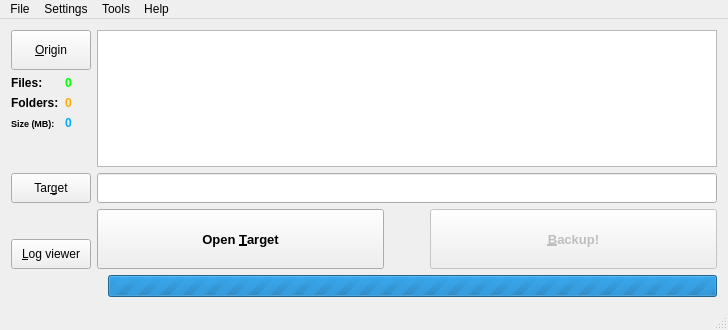
<?xml version="1.0" encoding="UTF-8"?>
<ui version="4.0">
 <class>BUMain</class>
 <widget class="QMainWindow" name="BUMain">
  <property name="geometry">
   <rect>
    <x>0</x>
    <y>0</y>
    <width>728</width>
    <height>330</height>
   </rect>
  </property>
  <property name="windowTitle">
   <string>QBack</string>
  </property>
  <property name="windowIcon">
   <iconset resource="img/icons.qrc">
    <normaloff>:/icons/backup.png</normaloff>:/icons/backup.png</iconset>
  </property>
  <widget class="QWidget" name="centralWidget">
   <layout class="QGridLayout" name="gridLayout_2">
    <item row="0" column="0">
     <layout class="QHBoxLayout" name="horizontalLayout_3">
      <item>
       <layout class="QVBoxLayout" name="verticalLayout">
        <property name="sizeConstraint">
         <enum>QLayout::SetMinAndMaxSize</enum>
        </property>
        <item>
         <widget class="QPushButton" name="originButton">
          <property name="sizePolicy">
           <sizepolicy hsizetype="Minimum" vsizetype="Fixed">
            <horstretch>0</horstretch>
            <verstretch>0</verstretch>
           </sizepolicy>
          </property>
          <property name="minimumSize">
           <size>
            <width>0</width>
            <height>40</height>
           </size>
          </property>
          <property name="text">
           <string>&amp;Origin</string>
          </property>
          <property name="icon">
           <iconset resource="img/icons.qrc">
            <normaloff>:/icons/file.png</normaloff>:/icons/file.png</iconset>
          </property>
         </widget>
        </item>
        <item>
         <layout class="QGridLayout" name="gridLayout">
          <property name="sizeConstraint">
           <enum>QLayout::SetNoConstraint</enum>
          </property>
          <item row="0" column="0">
           <widget class="QLabel" name="filesLabel">
            <property name="sizePolicy">
             <sizepolicy hsizetype="Fixed" vsizetype="Preferred">
              <horstretch>0</horstretch>
              <verstretch>0</verstretch>
             </sizepolicy>
            </property>
            <property name="font">
             <font>
              <weight>75</weight>
              <bold>true</bold>
             </font>
            </property>
            <property name="text">
             <string>Files:</string>
            </property>
           </widget>
          </item>
          <item row="0" column="1">
           <widget class="QLabel" name="fileCountLabel">
            <property name="font">
             <font>
              <weight>75</weight>
              <bold>true</bold>
             </font>
            </property>
            <property name="styleSheet">
             <string notr="true">color: rgb(0, 255, 0);</string>
            </property>
            <property name="text">
             <string>0</string>
            </property>
           </widget>
          </item>
          <item row="1" column="0">
           <widget class="QLabel" name="foldersLabel">
            <property name="font">
             <font>
              <weight>75</weight>
              <bold>true</bold>
             </font>
            </property>
            <property name="text">
             <string>Folders:</string>
            </property>
           </widget>
          </item>
          <item row="1" column="1">
           <widget class="QLabel" name="folderCountLabel">
            <property name="font">
             <font>
              <weight>75</weight>
              <bold>true</bold>
             </font>
            </property>
            <property name="styleSheet">
             <string notr="true">color: rgb(255, 170, 0);</string>
            </property>
            <property name="text">
             <string>0</string>
            </property>
           </widget>
          </item>
          <item row="2" column="0">
           <widget class="QLabel" name="totalSizeLabel">
            <property name="font">
             <font>
              <pointsize>7</pointsize>
              <weight>75</weight>
              <bold>true</bold>
             </font>
            </property>
            <property name="text">
             <string>Size (MB):</string>
            </property>
           </widget>
          </item>
          <item row="2" column="1">
           <widget class="QLabel" name="totalFileSizeValueLabel">
            <property name="font">
             <font>
              <weight>75</weight>
              <bold>true</bold>
             </font>
            </property>
            <property name="styleSheet">
             <string notr="true">color: rgb(0, 170, 255);</string>
            </property>
            <property name="text">
             <string>0</string>
            </property>
           </widget>
          </item>
         </layout>
        </item>
        <item>
         <spacer name="verticalSpacer">
          <property name="orientation">
           <enum>Qt::Vertical</enum>
          </property>
          <property name="sizeHint" stdset="0">
           <size>
            <width>20</width>
            <height>0</height>
           </size>
          </property>
         </spacer>
        </item>
        <item>
         <widget class="QPushButton" name="targetButton">
          <property name="sizePolicy">
           <sizepolicy hsizetype="Minimum" vsizetype="Fixed">
            <horstretch>0</horstretch>
            <verstretch>0</verstretch>
           </sizepolicy>
          </property>
          <property name="minimumSize">
           <size>
            <width>0</width>
            <height>30</height>
           </size>
          </property>
          <property name="text">
           <string>Tar&amp;get</string>
          </property>
          <property name="icon">
           <iconset resource="img/icons.qrc">
            <normaloff>:/icons/openFolder.png</normaloff>:/icons/openFolder.png</iconset>
          </property>
         </widget>
        </item>
        <item>
         <spacer name="verticalSpacer_2">
          <property name="orientation">
           <enum>Qt::Vertical</enum>
          </property>
          <property name="sizeType">
           <enum>QSizePolicy::Minimum</enum>
          </property>
          <property name="sizeHint" stdset="0">
           <size>
            <width>20</width>
            <height>30</height>
           </size>
          </property>
         </spacer>
        </item>
        <item>
         <widget class="QPushButton" name="logViewerButton">
          <property name="sizePolicy">
           <sizepolicy hsizetype="Minimum" vsizetype="Fixed">
            <horstretch>0</horstretch>
            <verstretch>0</verstretch>
           </sizepolicy>
          </property>
          <property name="minimumSize">
           <size>
            <width>0</width>
            <height>30</height>
           </size>
          </property>
          <property name="text">
           <string>&amp;Log viewer</string>
          </property>
          <property name="icon">
           <iconset resource="img/icons.qrc">
            <normaloff>:/icons/log.png</normaloff>:/icons/log.png</iconset>
          </property>
         </widget>
        </item>
       </layout>
      </item>
      <item>
       <layout class="QVBoxLayout" name="verticalLayout_3">
        <item>
         <layout class="QVBoxLayout" name="verticalLayout_2">
          <item>
           <widget class="QTextEdit" name="fromFilesTextArea">
            <property name="font">
             <font>
              <pointsize>10</pointsize>
             </font>
            </property>
            <property name="lineWrapMode">
             <enum>QTextEdit::NoWrap</enum>
            </property>
           </widget>
          </item>
          <item>
           <widget class="QLineEdit" name="toFilesTextField">
            <property name="sizePolicy">
             <sizepolicy hsizetype="Expanding" vsizetype="Fixed">
              <horstretch>0</horstretch>
              <verstretch>0</verstretch>
             </sizepolicy>
            </property>
            <property name="minimumSize">
             <size>
              <width>600</width>
              <height>30</height>
             </size>
            </property>
           </widget>
          </item>
         </layout>
        </item>
        <item>
         <layout class="QHBoxLayout" name="horizontalLayout">
          <property name="sizeConstraint">
           <enum>QLayout::SetDefaultConstraint</enum>
          </property>
          <item>
           <widget class="QPushButton" name="openTargetButton">
            <property name="sizePolicy">
             <sizepolicy hsizetype="Expanding" vsizetype="Fixed">
              <horstretch>0</horstretch>
              <verstretch>0</verstretch>
             </sizepolicy>
            </property>
            <property name="minimumSize">
             <size>
              <width>200</width>
              <height>60</height>
             </size>
            </property>
            <property name="maximumSize">
             <size>
              <width>16777215</width>
              <height>60</height>
             </size>
            </property>
            <property name="sizeIncrement">
             <size>
              <width>0</width>
              <height>0</height>
             </size>
            </property>
            <property name="font">
             <font>
              <pointsize>10</pointsize>
              <weight>75</weight>
              <bold>true</bold>
             </font>
            </property>
            <property name="text">
             <string>Open &amp;Target</string>
            </property>
            <property name="icon">
             <iconset resource="img/icons.qrc">
              <normaloff>:/icons/openTargetFolder.png</normaloff>:/icons/openTargetFolder.png</iconset>
            </property>
            <property name="iconSize">
             <size>
              <width>64</width>
              <height>64</height>
             </size>
            </property>
           </widget>
          </item>
          <item>
           <spacer name="horizontalSpacer">
            <property name="orientation">
             <enum>Qt::Horizontal</enum>
            </property>
            <property name="sizeType">
             <enum>QSizePolicy::Fixed</enum>
            </property>
            <property name="sizeHint" stdset="0">
             <size>
              <width>40</width>
              <height>20</height>
             </size>
            </property>
           </spacer>
          </item>
          <item>
           <widget class="QPushButton" name="backupButton">
            <property name="enabled">
             <bool>false</bool>
            </property>
            <property name="sizePolicy">
             <sizepolicy hsizetype="Expanding" vsizetype="Fixed">
              <horstretch>0</horstretch>
              <verstretch>0</verstretch>
             </sizepolicy>
            </property>
            <property name="minimumSize">
             <size>
              <width>200</width>
              <height>60</height>
             </size>
            </property>
            <property name="maximumSize">
             <size>
              <width>16777215</width>
              <height>60</height>
             </size>
            </property>
            <property name="font">
             <font>
              <pointsize>10</pointsize>
              <weight>75</weight>
              <bold>true</bold>
             </font>
            </property>
            <property name="text">
             <string>&amp;Backup!</string>
            </property>
            <property name="icon">
             <iconset resource="img/icons.qrc">
              <normaloff>:/icons/backupButton.png</normaloff>:/icons/backupButton.png</iconset>
            </property>
            <property name="iconSize">
             <size>
              <width>64</width>
              <height>64</height>
             </size>
            </property>
           </widget>
          </item>
         </layout>
        </item>
       </layout>
      </item>
     </layout>
    </item>
    <item row="1" column="0">
     <layout class="QHBoxLayout" name="horizontalLayout_2">
      <item>
       <spacer name="horizontalSpacer_2">
        <property name="orientation">
         <enum>Qt::Horizontal</enum>
        </property>
        <property name="sizeType">
         <enum>QSizePolicy::Fixed</enum>
        </property>
        <property name="sizeHint" stdset="0">
         <size>
          <width>97</width>
          <height>20</height>
         </size>
        </property>
       </spacer>
      </item>
      <item>
       <widget class="QProgressBar" name="overallCopyProgressBar">
        <property name="maximum">
         <number>0</number>
        </property>
        <property name="value">
         <number>0</number>
        </property>
        <property name="format">
         <string>%p%</string>
        </property>
       </widget>
      </item>
     </layout>
    </item>
   </layout>
  </widget>
  <widget class="QStatusBar" name="statusBar"/>
  <widget class="QMenuBar" name="menuBar">
   <property name="geometry">
    <rect>
     <x>0</x>
     <y>0</y>
     <width>728</width>
     <height>20</height>
    </rect>
   </property>
   <widget class="QMenu" name="menuFile">
    <property name="title">
     <string>File</string>
    </property>
    <addaction name="actionOpen_session"/>
    <addaction name="actionSave_session"/>
    <addaction name="separator"/>
    <addaction name="actionQuit"/>
   </widget>
   <widget class="QMenu" name="menuSettings">
    <property name="title">
     <string>Settings</string>
    </property>
    <addaction name="actionLoad_theme"/>
    <addaction name="actionDefault_theme"/>
   </widget>
   <widget class="QMenu" name="menuHelp">
    <property name="title">
     <string>Help</string>
    </property>
    <addaction name="actionAbout"/>
   </widget>
   <widget class="QMenu" name="menuToold">
    <property name="title">
     <string>Tools</string>
    </property>
    <addaction name="actionFind_in_sources"/>
   </widget>
   <addaction name="menuFile"/>
   <addaction name="menuSettings"/>
   <addaction name="menuToold"/>
   <addaction name="menuHelp"/>
  </widget>
  <action name="actionOpen_session">
   <property name="text">
    <string>Open session...</string>
   </property>
   <property name="shortcut">
    <string>Ctrl+O</string>
   </property>
  </action>
  <action name="actionSave_session">
   <property name="text">
    <string>Save session</string>
   </property>
   <property name="shortcut">
    <string>Ctrl+S</string>
   </property>
  </action>
  <action name="actionQuit">
   <property name="text">
    <string>Quit</string>
   </property>
   <property name="shortcut">
    <string>Ctrl+Q</string>
   </property>
  </action>
  <action name="actionLoad_theme">
   <property name="text">
    <string>Load theme</string>
   </property>
   <property name="shortcut">
    <string>Ctrl+T</string>
   </property>
  </action>
  <action name="actionAbout">
   <property name="text">
    <string>About</string>
   </property>
   <property name="shortcut">
    <string>Ctrl+A</string>
   </property>
  </action>
  <action name="actionFind_in_sources">
   <property name="text">
    <string>Find in sources...</string>
   </property>
   <property name="shortcut">
    <string>Ctrl+F</string>
   </property>
  </action>
  <action name="actionDefault_theme">
   <property name="text">
    <string>Default theme</string>
   </property>
  </action>
 </widget>
 <layoutdefault spacing="6" margin="11"/>
 <resources>
  <include location="img/icons.qrc"/>
 </resources>
 <connections/>
</ui>
